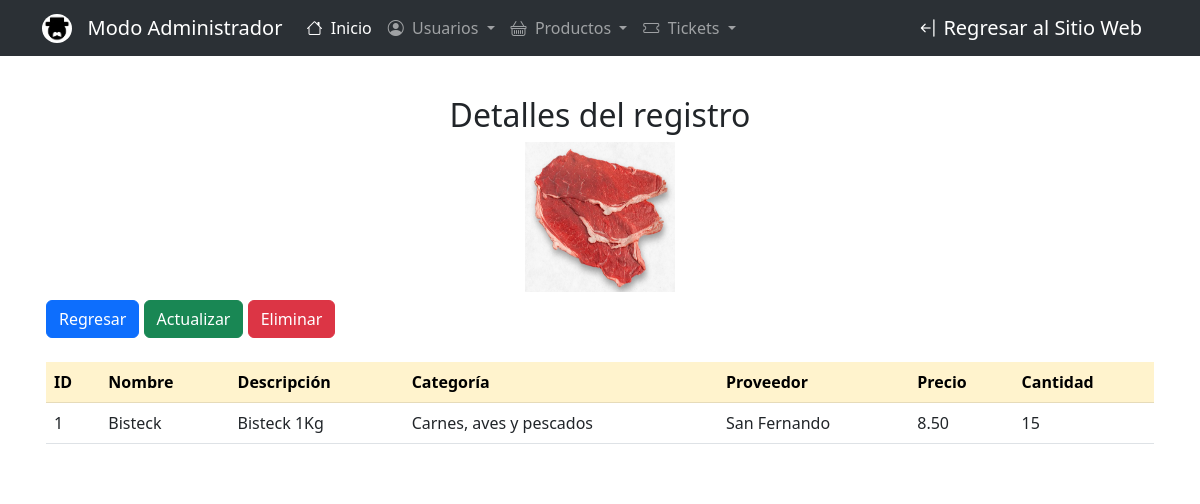
The app's page /views/admin/productos/show.php?id=1 with its own data.
### tables this page shows
CREATE TABLE `productos` (
  `id` int(11) NOT NULL,
  `name_prod` varchar(255) NOT NULL,
  `img_prod` varchar(2500) NOT NULL,
  `cate_prod` varchar(255) NOT NULL,
  `desc_prod` varchar(255) NOT NULL,
  `prov_prod` varchar(255) NOT NULL,
  `cost_prod` decimal(10,2) NOT NULL,
  `stock_prod` int(11) NOT NULL
);

### config/db.php (called while the page is built)
<?php
    class db{
        private $host = 'localhost';
        private $dbname = 'bd_dongil';
        private $user = 'root';
        private $password = '';
        public function conexion(){
            try {
                $PDO = new PDO("mysql:host=".$this->host.";dbname=".$this->dbname,$this->user,$this->password);
                return $PDO;
            } catch (PDOException $e) {
                return $e->getMessage();
            }
        }
    }
?>

### controllers/productosController.php (called while the page is built, shortened)
<?php
    require_once('/xampp/htdocs/Web_Proyect/models/productosModel.php');
    class productosController{
        private $model;
        public function __construct()
        {
            $this->model = new productosModel();
        }
        public function showProduct($id)
        {
            return ($this->model->showProduct($id))!=false ?  $this->model->showProduct($id) : header(Location: index.php);
        }
    }
?>

### models/productosModel.php (called while the page is built, shortened)
<?php
    require_once('/xampp/htdocs/Web_Proyect/config/db.php');
    class productosModel{
        private $PDO;
        public function __construct()
        {
            $con = new db();
            $this-> PDO = $con -> conexion();
        }
        public function showProduct($id)
        {
            $stament = $this->PDO->prepare('SELECT * FROM productos where id = :id limit 1');
            $stament->bindParam(':id', $id);
            return ($stament->execute()) ? $stament->fetch() : false ;
        }
    }
?>

### views/admin/productos/show.php (the view, shortened to what this page needs)
<?php
    require_once('../templates/head.php');
    require_once('../../../controllers/productosController.php');
    $obj = new productosController();
    $date = $obj->showProduct($_GET['id']);
?>
<div class="row">
    <div class="col-md-12 rounded p-3" style="background: rgba(255,255,255, 0.85);backdrop-filter: blur(5px)">
        <div class="text-center mb-2">
            <h2 class="text-center">Detalles del registro</h2>
            <img src="/Web_Proyect/assets/images/<?= $date['img_prod']?>" alt="image" width="150" height="150">
        </div>
        <div class="pb-3">
            <a href="index.php" class="btn btn-primary">Regresar</a>
            <a href="edit.php?id=<?= $date[0];?>" class="btn btn-success">Actualizar</a>
            <a class="btn btn-danger" data-bs-toggle="modal" data-bs-target="#exampleModal">
                Eliminar
            </a>
        </div>
        <table class="table container-fluid mt-2">
            <thead class="table-warning">
                <tr>
                    <th scope="col">ID</th>
                    <th scope="col">Nombre</th>
                    <th scope="col">Descripción</th>
                    <th scope="col">Categoría</th>
                    <th scope="col">Proveedor</th>
                    <th scope="col">Precio</th>
                    <th scope="col">Cantidad</th>
                </tr>
            </thead>
            <tbody>
                <tr>
                    <td scope="row"><?= $date['id']?></td>
                    <td scope="row"><?= $date['name_prod']?></td>
                    <td scope="row"><?= $date['desc_prod']?></td>
                    <td scope="row"><?= $date['cate_prod']?></td>
                    <td scope="row"><?= $date['prov_prod']?></td>
                    <td scope="row"><?= $date['cost_prod']?></td>
                    <td scope="row"><?= $date['stock_prod']?></td>
                </tr>
            </tbody>
        </table>
    </div>
</div>
<?php require_once('../templates/footer.php');?>

### views/admin/templates/head.php (style rules this page uses)
body { background-image: url('https://cloudappi-web.s3.eu-west-1.amazonaws.com/wp-content/uploads/2022/02/02090502/imagenes-blog.jpg'); background-size: cover; background-repeat: no-repeat; background-position: center; background-attachment: fixed; }

### records on screen
productos: img_prod (picture), id "1", name_prod "Bisteck", desc_prod "Bisteck 1Kg", cate_prod "Carnes, aves y pescados", prov_prod "San Fernando", cost_prod "8.50", stock_prod "15"
